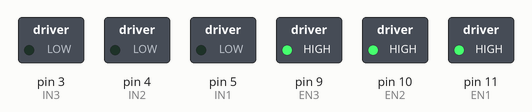
This sketch was run on a simulated Arduino Uno, built with avr-gcc and run on an emulated ATmega328P. Parts: switched loads named in the sketch (green lamp = pin HIGH).

Above: at 0.15 s.
At 1.95 s:
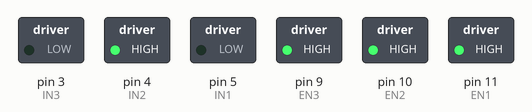
At 3.15 s:
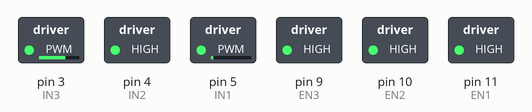
Timing chart, 0 to 3.1 s (numbered marks = the images above):
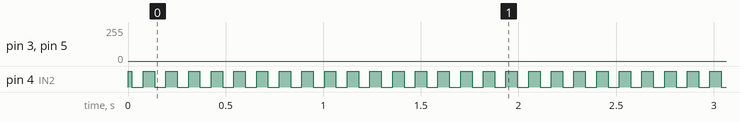

The sketch:

sketch.ino
```cpp
//
// Slow and precise BLDC motor driver using SPWM and SVPWM modulation
// Part of code used from http://elabz.com/
// (c) 2015 Ignas Gramba www.berryjam.eu
//


const int EN1 = 11;
const int EN2 = 10;
const int EN3 = 9;

const int IN1 = 5;
const int IN2 = 4;
const int IN3 = 3;


// SPWM (Sine Wave)
//const int pwmSin[] = {127, 138, 149, 160, 170, 181, 191, 200, 209, 217, 224, 231, 237, 242, 246, 250, 252, 254, 254, 254, 252, 250, 246, 242, 237, 231, 224, 217, 209, 200, 191, 181, 170, 160, 149, 138, 127, 116, 105, 94, 84, 73, 64, 54, 45, 37, 30, 23, 17, 12, 8, 4, 2, 0, 0, 0, 2, 4, 8, 12, 17, 23, 30, 37, 45, 54, 64, 73, 84, 94, 105, 116 };


/// SVPWM (Space Vector Wave)
//const int pwmSin[] = {128, 147, 166, 185, 203, 221, 238, 243, 248, 251, 253, 255, 255, 255, 253, 251, 248, 243, 238, 243, 248, 251, 253, 255, 255, 255, 253, 251, 248, 243, 238, 221, 203, 185, 166, 147, 128, 109, 90, 71, 53, 35, 18, 13, 8, 5, 3, 1, 1, 1, 3, 5, 8, 13, 18, 13, 8, 5, 3, 1, 1, 1, 3, 5, 8, 13, 18, 35, 53, 71, 90, 109};
const int pwmSin[] = {128, 132, 136, 140, 143, 147, 151, 155, 159, 162, 166, 170, 174, 178, 181, 185, 189, 192, 196, 200, 203, 207, 211, 214, 218, 221, 225, 228, 232, 235, 238, 239, 240, 241, 242, 243, 244, 245, 246, 247, 248, 248, 249, 250, 250, 251, 252, 252, 253, 253, 253, 254, 254, 254, 255, 255, 255, 255, 255, 255, 255, 255, 255, 255, 255, 255, 255, 254, 254, 254, 253, 253, 253, 252, 252, 251, 250, 250, 249, 248, 248, 247, 246, 245, 244, 243, 242, 241, 240, 239, 238, 239, 240, 241, 242, 243, 244, 245, 246, 247, 248, 248, 249, 250, 250, 251, 252, 252, 253, 253, 253, 254, 254, 254, 255, 255, 255, 255, 255, 255, 255, 255, 255, 255, 255, 255, 255, 254, 254, 254, 253, 253, 253, 252, 252, 251, 250, 250, 249, 248, 248, 247, 246, 245, 244, 243, 242, 241, 240, 239, 238, 235, 232, 228, 225, 221, 218, 214, 211, 207, 203, 200, 196, 192, 189, 185, 181, 178, 174, 170, 166, 162, 159, 155, 151, 147, 143, 140, 136, 132, 128, 124, 120, 116, 113, 109, 105, 101, 97, 94, 90, 86, 82, 78, 75, 71, 67, 64, 60, 56, 53, 49, 45, 42, 38, 35, 31, 28, 24, 21, 18, 17, 16, 15, 14, 13, 12, 11, 10, 9, 8, 8, 7, 6, 6, 5, 4, 4, 3, 3, 3, 2, 2, 2, 1, 1, 1, 1, 1, 1, 1, 1, 1, 1, 1, 1, 1, 2, 2, 2, 3, 3, 3, 4, 4, 5, 6, 6, 7, 8, 8, 9, 10, 11, 12, 13, 14, 15, 16, 17, 18, 17, 16, 15, 14, 13, 12, 11, 10, 9, 8, 8, 7, 6, 6, 5, 4, 4, 3, 3, 3, 2, 2, 2, 1, 1, 1, 1, 1, 1, 1, 1, 1, 1, 1, 1, 1, 2, 2, 2, 3, 3, 3, 4, 4, 5, 6, 6, 7, 8, 8, 9, 10, 11, 12, 13, 14, 15, 16, 17, 18, 21, 24, 28, 31, 35, 38, 42, 45, 49, 53, 56, 60, 64, 67, 71, 75, 78, 82, 86, 90, 94, 97, 101, 105, 109, 113, 116, 120, 124};

int currentStepA;
int currentStepB;
int currentStepC;
int sineArraySize;
int increment = 0;
boolean direct = 1; // direction true=forward, false=backward

uint32_t step_speed = 10;//скорость
//13 это 110
//14 это 100
//16 это 90
//18 это 80
//20 это 70
//24 это 60
//28 это 50
//35 это 40
//50 это 30
//75 это 20
//260 это 10
uint32_t step_speed_counter = 0;
uint32_t val;
uint32_t value_recive;
//////////////////////////////////////////////////////////////////////////////

void setup() {

  Serial.begin(115200);

  setPwmFrequency(IN1); // Increase PWM frequency to 32 kHz  (make unaudible)
  setPwmFrequency(IN2);
  setPwmFrequency(IN3);

  pinMode(IN1, OUTPUT);
  pinMode(IN2, OUTPUT);
  pinMode(IN3, OUTPUT);

  pinMode(EN1, OUTPUT);
  pinMode(EN2, OUTPUT);
  pinMode(EN3, OUTPUT);


  digitalWrite(EN1, HIGH);
  digitalWrite(EN2, HIGH);
  digitalWrite(EN3, HIGH);


  sineArraySize = sizeof(pwmSin)/sizeof(int); // Find lookup table size
  int phaseShift = sineArraySize / 3;         // Find phase shift and initial A, B C phase values
  currentStepA = 0;
  currentStepB = currentStepA + phaseShift;
  currentStepC = currentStepB + phaseShift;

  sineArraySize--; // Convert from array Size to last PWM array number
}

//////////////////////////////////////////////////////////////////////////////

void step(uint32_t increment){

  currentStepA = currentStepA + increment;
  currentStepB = currentStepB + increment;
  currentStepC = currentStepC + increment;

  //Check for lookup table overflow and return to opposite end if necessary
  if(currentStepA > sineArraySize)  currentStepA = 0;
  if(currentStepA < 0)  currentStepA = sineArraySize;

  if(currentStepB > sineArraySize)  currentStepB = 0;
  if(currentStepB < 0)  currentStepB = sineArraySize;

  if(currentStepC > sineArraySize)  currentStepC = 0;
  if(currentStepC < 0) currentStepC = sineArraySize;
}

void loop() {
  while (Serial.avalable()){
    uint8_t _char = Serial.read();

    if((_char>=0x30)&&(_char<=0x39)){
      value_recive *=10;
      value_recive += _char - 0x30;
      Serial.write(_char);
    }
    else{
      step_speed = value_recive;
      value_recive = 0;
      Serial.write("/n");
      Serial.write("accept /n");
      break;
    }
  }
  if (step_speed_counter<step_speed){
    step_speed_counter++;
  }
  else{
    step(+2);
    step_speed_counter = 0;

  analogWrite(IN1, pwmSin[currentStepA]);
  analogWrite(IN2, pwmSin[currentStepB]);
  analogWrite(IN3, pwmSin[currentStepC]);
  }

}

void setPwmFrequency(int pin) {
  if(pin == 5 || pin == 6 || pin == 9 || pin == 10) {
    if(pin == 5 || pin == 6) {
      TCCR0B = TCCR0B & 0b11111000 | 0x01;
    } else {
      TCCR1B = TCCR1B & 0b11111000 | 0x01;
    }
  }
  else if(pin == 3 || pin == 11) {
    TCCR2B = TCCR2B & 0b11111000 | 0x01;
  }
}
```

Measured:
- by itself, pin 4 (IN2): alternates HIGH for 0.06 s and LOW for 0.06 s
